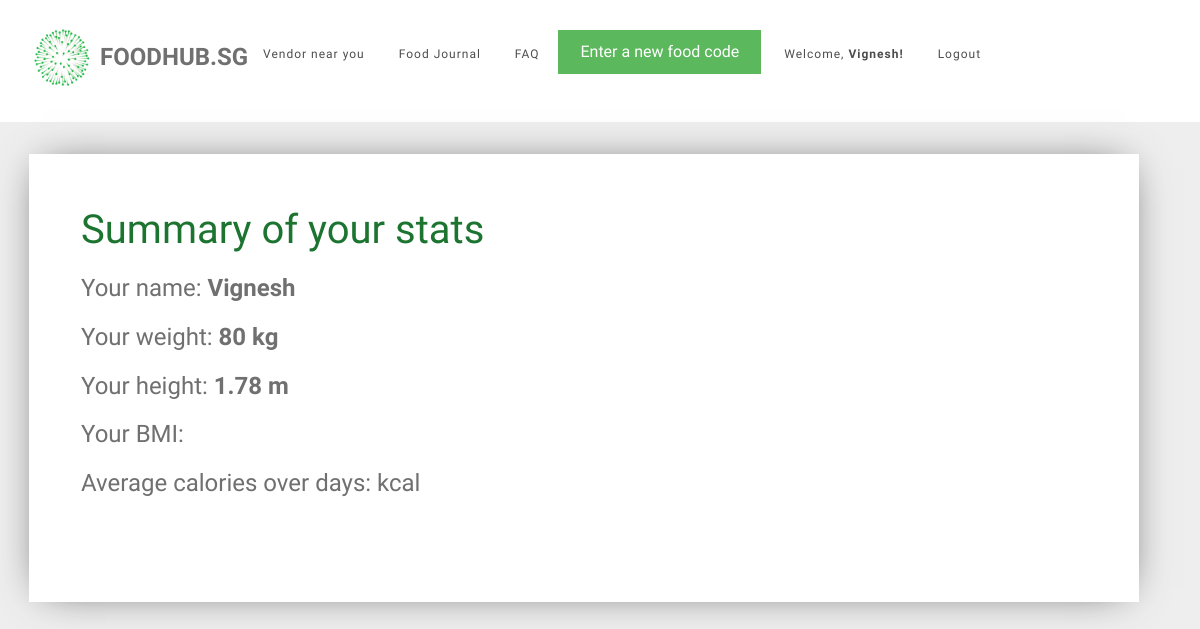
Page /auth/user_settings (signed in) on the committed database.
### tables this page shows
CREATE TABLE user (
  id INTEGER PRIMARY KEY AUTOINCREMENT,
  name TEXT NOT NULL,
  email VARCHAR(512) UNIQUE NOT NULL,
  password TEXT NOT NULL,
  height INTEGER NOT NULL,
  weight INTEGER NOT NULL
);

### foodhubsg/auth.py (the view, shortened to what this page needs)
@bp.route('user_settings', methods=('GET', 'POST'))
@login_required
def user_settings():
    db = get_db()
    food_items = db.execute(
        'SELECT f.id, creator_id, food_name, created, calories, food_code, email'
        ' FROM food_entry f JOIN user u ON f.creator_id = u.id'
        ' WHERE f.creator_id = ?'
        ' ORDER BY datetime(created) DESC',
        (g.user['id'],),
    ).fetchall()
    users = db.execute(
        'SELECT id, name, email, password, height, weight'
        ' FROM user'
        ' WHERE id = ?',
        (g.user['id'],),
    ).fetchall()
    for user in users:
        name = user['name']
        weight = user['weight']
        height = user['height']
        email = user['email']
        password = user['password']
    return render_template('auth/user_settings.html',
                           name=name, weight=weight, height=height, password=password)

### foodhubsg/auth.py (called while the page is built)
def login_required(view):
    @functools.wraps(view)
    def wrapped_view(**kwargs):
        if g.user is None:
            return redirect(url_for('auth.login'))
        return view(**kwargs)
    return wrapped_view

@bp.before_app_request
def load_logged_in_user():
    user_id = session.get('user_id')
    if user_id is None:
        g.user = None
    else:
        g.user = get_db().execute(
            'SELECT * FROM user WHERE id = ?', (user_id,)
        ).fetchone()

### foodhubsg/db.py (called while the page is built)
def get_db():
    if 'db' not in g:
        g.db = sqlite3.connect(
            current_app.config['DATABASE'],
            detect_types=sqlite3.PARSE_DECLTYPES
        )
        g.db.row_factory = sqlite3.Row
    return g.db

### foodhubsg/templates/auth/user_settings.html (shortened to what this page needs)
{% extends 'base.html' %}
{% block content %}
<div id="colorlib-container">
    <div class="container">
        <div class="box1">
        <div class="row row-pb-md">
            <div class="col-md-12">
                    <header id="summary-header">
                        <h1 class="font_color">Summary of your stats</h1>
                        <h4>Your name: <b> {{ name }} </b> </h4>
                        <h4>Your weight: <b> {{ weight }} kg </b> </h4>
                        <h4>Your height: <b> {{ height }} m </b> </h4>
                        <h4>Your BMI: <b> {{ bmi }} </b> </h4>
                        <h4>Average calories over {{ number_of_days }} days: <b> {{ user_average_calories }} </b> kcal </h4>
                    </header>
            </div>
        </div>
        </div>
    </div>
</div>
{% endblock %}

### foodhubsg/templates/base.html (shortened to what this page needs)
<!doctype html>
<link rel="stylesheet" href="https://cdnjs.cloudflare.com/ajax/libs/font-awesome/4.7.0/css/font-awesome.min.css">
<link rel="stylesheet" href="https://stackpath.bootstrapcdn.com/bootstrap/4.1.3/css/bootstrap.min.css">
<link rel="stylesheet" href="../static/css/animate.css">
<link rel="stylesheet" href="../static/css/icomoon.css">
<link rel="stylesheet" href="../static/css/magnific-popup.css">
<link rel="stylesheet" href="../static/css/flexslider.css">
<link rel="stylesheet" href="../static/css/owl.carousel.min.css">
<link rel="stylesheet" href="../static/css/owl.theme.default.min.css">
<link rel="stylesheet" href="../static/css/style.css">
    {% if g.user %}
        <div id="page">
            <nav class="colorlib-nav" role="navigation">
                <div class="top-menu">
                    <div class="container">
                        <div class="row">
                            <div class="col-xs-2">
                                <div id="colorlib-logo">
                                    <img src="../static/images/healthhub-logo.png" width="65px" height="65px"; align="left"><a href="{{ url_for('index') }}"><p id="webname">FoodHub.SG</p></a>
                                </div>
                            </div>
                            <div class="col-xs-10 text-right menu-1" id="navbar-stuff">
                                <ul>
                                    <li><a href="{{ url_for('vendors.vendors') }}">Vendor near you</a></li>
                                    <li><a href="{{ url_for('food.food_journal') }}">Food Journal</a></li>
                                    <li><a href="{{ url_for('food.faq') }}">FAQ</a></li>
                                    <a href="{{ url_for('food.add_food') }}"><button type="button" class="btn btn-success">Enter a new food code</button></a>
                                    <li id="user-profile"><a href="{{ url_for('vendors.vendors')}}">Welcome, <b>{{ g.user['name'] }}! </b></a> <a href="{{ url_for('auth.logout') }}">Logout</a></li>
                                </ul>
                            </div>
                        </div>
                    </div>
                </div>
            </nav>
    {% endif %}
<section class="content">
    {% block content %}{% endblock %}
</section>
</div>

### foodhubsg/static/css/style.css (style rules this page uses)
.box1 { background: #ffffff; padding: 20px; box-shadow: 0 0 40px -15px rgba(0,0,0,0.75); }
#webname { margin-left: 70px; padding-top: 12px; }
.font_color { color: #1c7430; }
#page { position: relative; overflow-x: hidden; width: 100%; height: 100%; -webkit-transition: 0.5s; -o-transition: 0.5s; transition: 0.5s; }
a { color: #F6490D; -webkit-transition: 0.5s; -o-transition: 0.5s; transition: 0.5s; }
p { margin-bottom: 20px; }
h1, h2, h3, h4, h5, h6, figure { color: #707070; font-weight: 400; margin: 0 0 20px 0; }
.colorlib-nav .top-menu { padding: 25px 0; background: #ffffff; }
.colorlib-nav #colorlib-logo { font-size: 24px; margin: 0; padding: 0; line-height: 40px; font-weight: 700; text-transform: uppercase; }
.colorlib-nav #colorlib-logo a { position: relative; color: #707070; }
.colorlib-nav ul { padding: 0; margin: 5px 0 0 0; }
.colorlib-nav ul li { padding: 0; margin: 0; list-style: none; display: inline; font-weight: 400; letter-spacing: 1px; }
.colorlib-nav ul li a { position: relative; font-size: 12px; padding: 10px 15px; color: rgba(0, 0, 0, 0.7); -webkit-transition: 0.5s; -o-transition: 0.5s; transition: 0.5s; }
#colorlib-container, #colorlib-instagram, #colorlib-about, #colorlib-contact, #colorlib-footer { padding: 2em 0; clear: both; }
.content { padding-right: 2em; display: block; }
.btn { margin-right: 4px; margin-bottom: 4px; font-size: 16px; font-weight: 400; -webkit-border-radius: 30px; -moz-border-radius: 30px; -ms-border-radius: 30px; border-radius: 30px; -webkit-transition: 0.5s; -o-transition: 0.5s; transition: 0.5s; padding: 8px 20px; }
.btn-success { background: #5cb85c; color: #fff; border: 2px solid #5cb85c; }
.row-pb-md { padding-bottom: 4em !important; }
#navbar-stuff { float: right; }
.btn { border-radius: 0; }
.row-pb-md { padding: 2em; }

### foodhubsg/templates/base.html (style rules this page uses)
#webname { margin-left: 70px; padding-top: 12px; }

### rows in the picture
user: user.name "Vignesh", name "Vignesh", height "1.78"

### other values in the picture
{{ weight }} "80"
